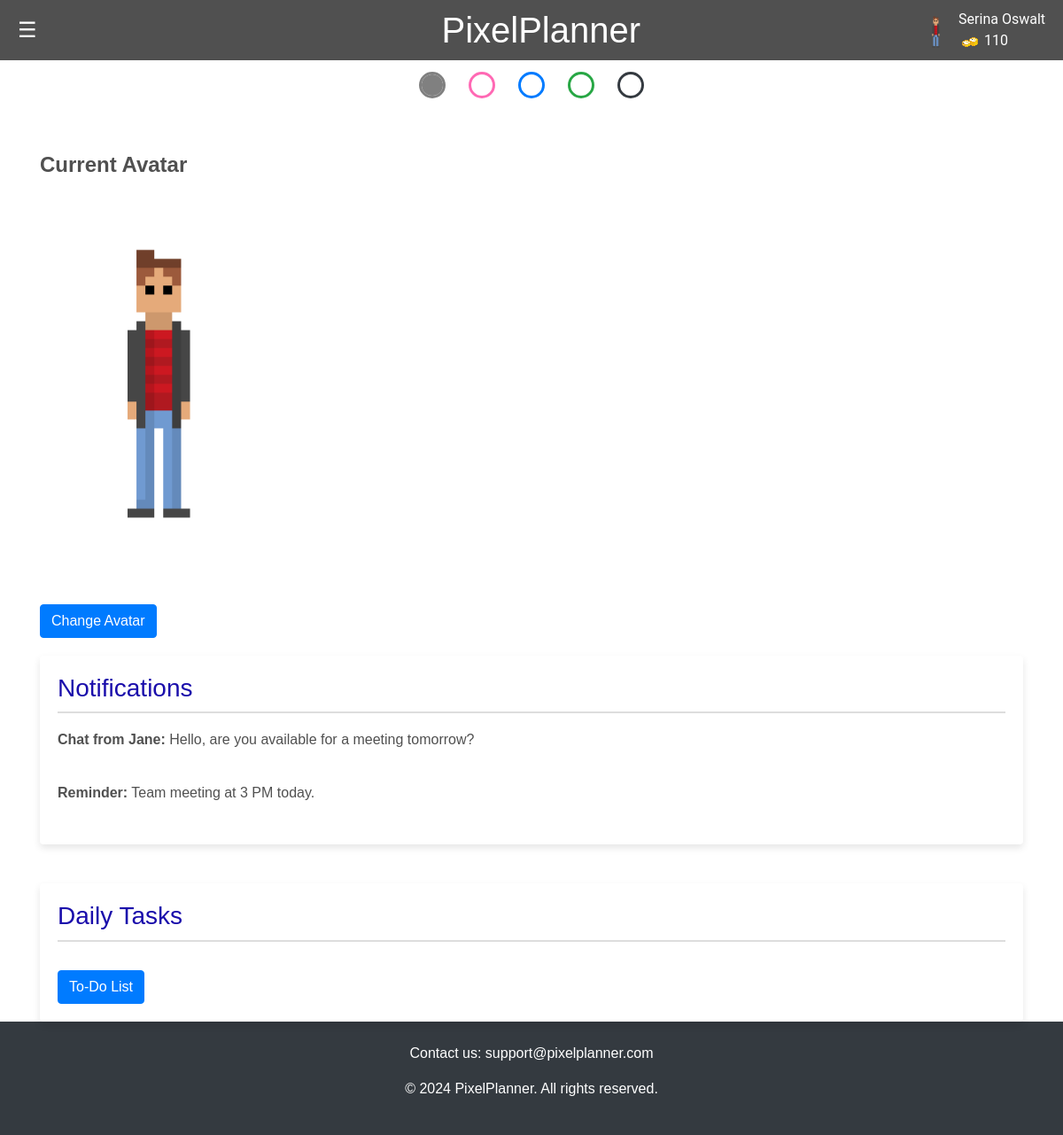
The page /dashboard (signed in) on the database its author committed.
### app.py (models this page shows, shortened)
class User(db.Model):
    id = db.Column(db.Integer, primary_key=True)
    name = db.Column(db.String(100), nullable=False)
    email = db.Column(db.String(100), unique=True)
    password = db.Column(db.String(100))
    canvas_api_key = db.Column(db.String(255))
    course_codes_list = db.Column(db.String(255))
    avatar = db.Column(db.String(255))
    coins = db.Column(db.Integer)
    color_picker_unlocked = db.Column(db.Boolean, default=False)
    user_items = db.relationship('UserItem', backref='user', lazy=True, cascade="all, delete, delete-orphan")

### app.py (the view)
@app.route('/dashboard')
def dashboard():
    if 'email' not in session:
        flash('Please log in to access the dashboard.')
        return redirect(url_for('login'))
    user = User.query.filter_by(email=session['email']).first()
    assignments = Todo.query.all()
    if not user:
        flash('User not found.')
        return redirect(url_for('login'))
    return render_template('dashboard.html', user=user, tasks = assignments)

### templates/dashboard.html (shortened to what this page needs)
<!DOCTYPE html>
<html lang="en">
<head>
  <link rel="stylesheet" href="https://cdn.jsdelivr.net/npm/bootstrap@4.6.2/dist/css/bootstrap.min.css">
  <link rel="stylesheet" href="/static/css/styles.css">
</head>
<header>
    <div class="menu-icon" onmouseover="openNav()" onmouseout="closeNav()">&#9776;</div>
    <h1>PixelPlanner</h1>
    <div class="profile-info">
        <img src="{{ url_for('static', filename='images/' + user.avatar) }}" alt="User Avatar" class="avatar">
        <div class="player-info">
            <span class="player-name">{{session.get('user_name', 'Guest')}}</span>
            <span class="player-coins"><img src="{{ url_for('static', filename='images/coin.png') }}" alt="Coin"> {{
                user.coins }}</span>
</header>
<body>
    {% if user.color_picker_unlocked %}
    <form class="color-picker">
        <fieldset>
            <input type="radio" name="theme" id="light" checked>
            <input type="radio" name="theme" id="pink">
            <input type="radio" name="theme" id="blue">
            <input type="radio" name="theme" id="green">
            <input type="radio" name="theme" id="dark">
        </fieldset>
    </form>
    {% else %}
    <p class="locked-feature-notice">Visit the Shop to Unlock Themes</p>
    {% endif %}
<div class="container mt-5">
    <div class="row">
        <div class="col-md-6">
            <h3 class="avatar-header"> Current Avatar</h3>
            <img src="{{ url_for('static', filename='images/' + (user.avatar if user.avatar else 'pixelBoy.png')) }}" alt="User Avatar" class="user-avatar-large">
            <br>
            <a href="/shop" class="btn btn-primary mt-3">Change Avatar</a>
        </div>
        <div class="col-md-12">
            <div class="notification-box rounded">
                <h3>Notifications</h3>
                <p><strong>Chat from Jane:</strong> Hello, are you available for a meeting tomorrow?</p>
                <p><strong>Reminder:</strong> Team meeting at 3 PM today.</p>
            </div>
        </div>
        <div class="col-md-12 mt-4">
            <div class="task-box rounded">
                <h3>Daily Tasks</h3>
                <a href="/todo" class="btn btn-primary mt-3">To-Do List</a>
            </div>
        </div>
    </div>
</div>
<footer class="footer bg-dark text-white py-4">
    <div class="container text-center">
        <p>Contact us: support@pixelplanner.com</p>
        <p>&copy; 2024 PixelPlanner. All rights reserved.</p>
    </div>
</footer>
</body>
</html>

### static/css/styles.css (style rules this page uses)
body, html { height: 100%; margin: 0; padding: 0; font-family: Arial, sans-serif; background-color: var(--bg-color); color: var(--text-color); }
body, html { margin: 0; padding: 0; font-family: Arial, sans-serif; }
header { display: flex; justify-content: space-between; align-items: center; background-color: var(--notification-text-color); padding: 10px 20px; position: relative; }
header h1 { margin: 0; flex-grow: 1; text-align: center; color: var(--bg-color) }
.menu-icon { cursor: pointer; font-size: 24px; color: var(--bg-color); }
.profile-info { display: flex; align-items: center; position: absolute; top: 10px; right: 20px; font-family: 'Roboto', sans-serif; color: var(--bg-color); }
.avatar { height: 50px; width: auto; border-radius: 50%; }
.player-info { display: flex; flex-direction: column; margin-left: 10px }
body { font-family: Arial, sans-serif; background-color: var(--bg-color); margin: 0; padding: 0; }
.avatar-header { color: var(--avatar-header); font-size: 24px; font-weight: bold; }
.user-avatar-large { flex: 1; width: 50%; display: flex; justify-content: center; align-items: center; }
.rounded { background-color: var(--bg-color); padding: 20px; border-radius: 8px; box-shadow: 0px 4px 8px rgba(0,0,0,0.1); margin-top: 20px; }
.notification-box h3, .task-box h3 { color: var(--link-color); border-bottom: 2px solid var(--border-color); padding-bottom: 10px; }
.notification-box p, .task-box li a { padding: 10px 0; display: block; color: var(--notification-text-color); }
.notification-box, .task-box { background-color: var(--bg-color); padding: 20px; border-radius: 10px; box-shadow: 0 4px 8px rgba(0, 0, 0, 0.1); }
.color-picker>fieldset { border: 0; display: flex; gap: 2rem; width: fit-content; background: fff; padding: 1rem 3rem; margin-inline: auto; border-radius: 0 0 1rem 1rem; }
.color-picker input[type="radio"] { appearance: none; width: 1.5rem; height: 1.5rem; outline: 3px solid var(--radio-color, currentColor); border-radius: 50%; }
.color-picker input[type="radio"]:checked { background: var(--radio-color); }
.color-picker input[type="radio"]#light { --radio-color: gray; }
.color-picker input[type="radio"]#pink { --radio-color: #ff69b4; }
.color-picker input[type="radio"]#blue { --radio-color: #007bff; }
.color-picker input[type="radio"]#green { --radio-color: #28a745; }
.color-picker input[type="radio"]#dark { --radio-color: #343a40; }
:root { --bg-color: #fff; --text-color: #333; --link-color: #007bff; --hover-bg-color: #cccccc; --hover-text-decoration: underline; --notification-text-color: #666; --border-color: #eee; }
:root:has(#light:checked) { --bg-color: #ffffff; --text-color: #333333; --link-color: #1a0dab; --hover-text-decoration: underline; --notification-text-color: #505050; --border-color: #dddddd; --avatar-header: #505050; --background-bg-color: #ffffff; --calendar-bg-color: #ffffff; --todo-header-color: #505050; --toolbar-title-color: #505050; --event-color: #333333; --chat-title-color: #505050; }
a { color: var(--link-color); }

### rows shown on the page
User: avatar (picture), get "Serina Oswalt", coins "110"
